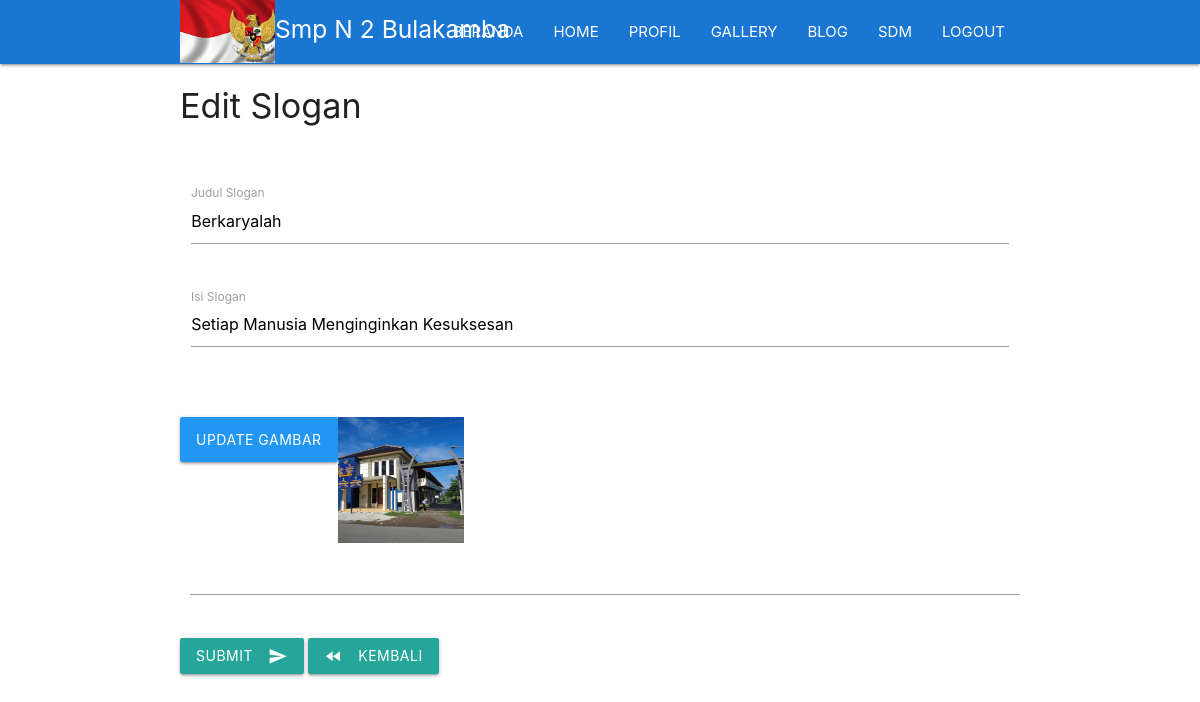
Page /page/index.php?page=home&aksi=editslogan&id=1 (signed in) on the committed database.
### tables this page shows
CREATE TABLE `home` (
  `id` int(100) NOT NULL,
  `judul_slogan` varchar(200) NOT NULL,
  `isi_slogan` varchar(200) NOT NULL,
  `gambar_slogan` varchar(200) NOT NULL
);

### page/home/slogan/edit.php (the view, shortened to what this page needs)
<?php
	$id = $_GET['id'];
	$result = mysqli_query($conn, "select * from home where id='$id' ");
	$data = mysqli_fetch_assoc($result);
?>
<!DOCTYPE html>
<html>
	<head>
	<link type="text/css" rel="stylesheet" href="../../assets/css/materialize.min.css"  media="screen,projection"/>
	<link rel="stylesheet" type="text/css" href="../../assets/css/style.css">
	</head>
<body >
	<div class="container">
		<h4>Edit Slogan</h4><br><br>
	   <form action="" method="post" enctype="multipart/form-data">
      <div class="row">
        <div class="input-field col s12">
          <input id="judul_slogan" name="judul_slogan" type="text" class="" value="<?=$data['judul_slogan'] ?>">
          <label for="judul_slogan">Judul Slogan</label>
        </div>
      </div>
	 <div class="row">
	      <div class="row">
	        <div class="input-field col s12">
	          <textarea id="textarea1" name="isi_slogan" class="materialize-textarea"><?=$data['isi_slogan'] ?></textarea>
	          <label for="textarea1">Isi Slogan</label>
	        </div>
	      </div>
	  </div>
	  <div class="row">
	      <div class="file-field input-field">
      		<div class="btn blue">
      		  <span>Update Gambar</span>
     		</div>
      			<img src="../assets/img/slogan/<?php echo $data['gambar_slogan'] ?>" width="15%">
      <div class="file-path-wrapper">
        <input class="file-path validate" type="text">
	      </div>
	    </div>
	  </div>
	  <button class="btn waves-effect waves-light" type="submit" name="ubah">Submit
	    <i class="material-icons right">send</i>
	  </button>
	  <a href="index.php" class="btn waves-effect waves-light" ><i class="material-icons left">fast_rewind</i>Kembali</a>
	    </form>
	</div>
</body>
</html>

### rows in the picture
home: judul_slogan "Berkaryalah", isi_slogan "Setiap Manusia Menginginkan Kesuksesan", gambar_slogan (picture)
